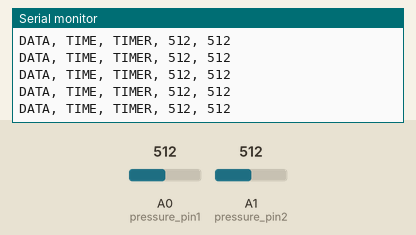
Recording of a sketch running on a simulated Arduino Uno, built with avr-gcc and run on an emulated ATmega328P. Shown: the last lines printed to the serial monitor. The inputs (shaded band) are chosen by the test bench; at power-on: A0 (pressure_pin1) = 512, A1 (pressure_pin2) = 512.

Above: at 1.2 s.
1.3 s: A0 (pressure_pin1) set to 716
At 1.31 s:
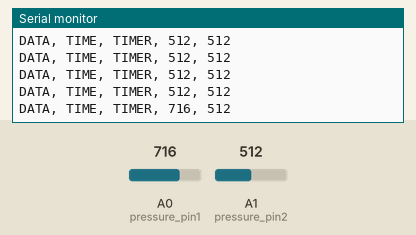
2.8 s: A1 (pressure_pin2) set to 716
At 2.81 s:
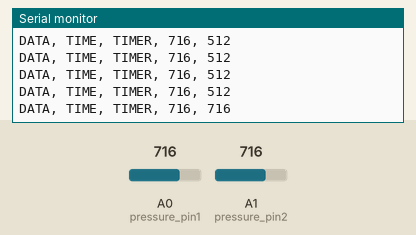
4.3 s: A0 (pressure_pin1) set to 900
At 4.31 s:
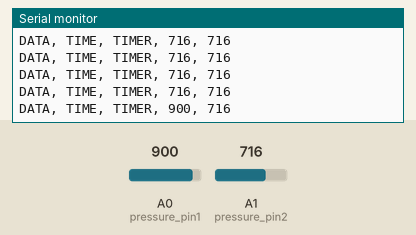
5.8 s: A1 (pressure_pin2) set to 900
At 5.81 s:
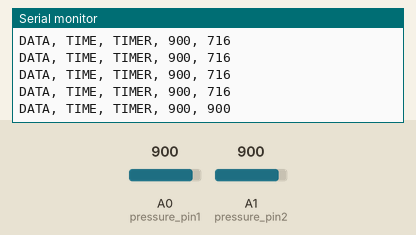
Timing chart, 0 to 8.3 s (numbered marks = the images above; inputs shaded):
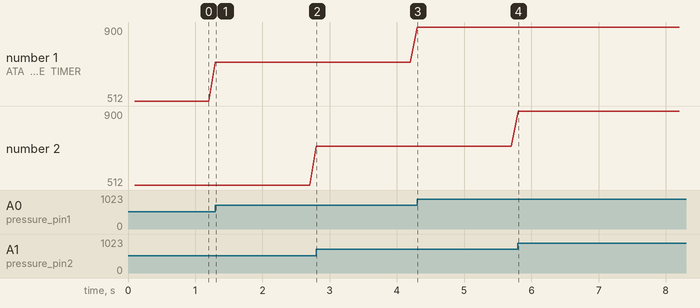

The sketch:

pintle_V3_test.ino
```cpp
// This code is for use for aquisition of data for the pintle test.
// It is to be used with the Parallax DAQ (PLX DAQ) Macro for Excel,
// which can be found here:  https://www.parallax.com/downloads/plx-daq

// Authors: Bertrand DeChant and Sam Hastings Hauss
// modified by: Jacob Tiller
// Pintle testing - Spring 2019
// See README.MD for more details and circuit information.

//long currenttime;
long previoustime = 0;


int pressure_pin1 = A0;  //These initialize the pins that each transducer is read from.
int pressure_pin2 = A1;


int samples_per_second = 10 ;  //this adjusts the sampling rate of the DAQ


void setup() {

  // initiate serial output. This code is designed to handle 9600 baud.
  Serial.begin(9600);

  // Initialize digital pins for reading in binary values

  Serial.println("CLEARDATA");   //These
  Serial.println("LABEL, timestamp, timer, pressure_1, pressure_2");
  Serial.println("RESETTIMER");

//  analogReadResolution(12);
}

void loop() {

 // Serial.print("DATA, TIME, TIMER, "); //This line is to tell the PLX DAQ to record the following line.
  //  It also gives a time stamp to each set of data.

  if (millis() - previoustime >= 100){
    Serial.print("DATA, TIME, TIMER, ");
    Serial.print(analogRead(pressure_pin1));
    Serial.print(", ");
    Serial.print(analogRead(pressure_pin2));
    Serial.print('\n');
    previoustime = millis();
  }

  delay(0);


}
```

Measured:
- after the input at 1.3 s, the serial monitor: prints a new line at once (image 1)
- after the input at 2.8 s, the serial monitor: prints a new line at once (image 2)
- after the input at 4.3 s, the serial monitor: prints a new line at once (image 3)
- after the input at 5.8 s, the serial monitor: prints a new line at once (image 4)
- plotted number 1: 512 → 716 after the input at 1.3 s, 716 → 900 after the input at 4.3 s
